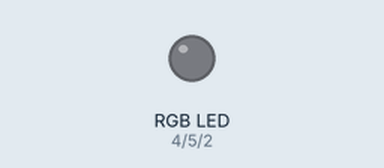
This sketch was run on a simulated Arduino Uno, built with avr-gcc and run on an emulated ATmega328P. On the bench: an RGB LED mixed from three pins (HIGH = lit).

Above: at 0.2 s.
At 0.7 s:
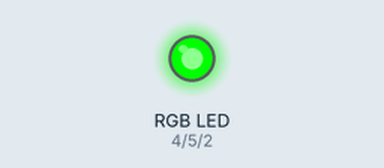
At 1.7 s:
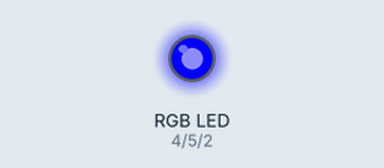
At 2.7 s:
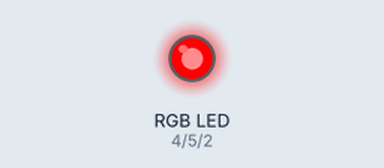
Timing chart, 0 to 3.5 s (numbered marks = the images above):
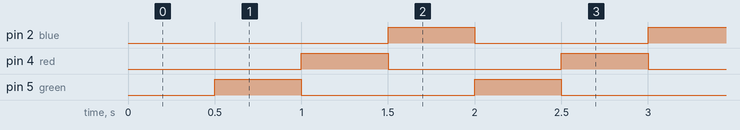

The sketch:

rgbled-blink.ino
```cpp
int red = 4;
int green = 5;
int blue = 2;
void setup() {
  // initialize digital pin LED_BUILTIN as an output.
  pinMode(red, OUTPUT);
  pinMode(green, OUTPUT);
  pinMode(blue, OUTPUT);

}

// the loop function runs over and over again forever
void loop() {
  digitalWrite(red, LOW);
  digitalWrite(green, LOW);
    delay(500);
  digitalWrite(green, HIGH);
  digitalWrite(blue, LOW);
    delay(500);
  digitalWrite(red, HIGH);
  digitalWrite(green, LOW);
    delay(500);
  digitalWrite(green, HIGH);
  digitalWrite(blue, HIGH);
}
```

Measured:
- by itself, pin 2 (blue), pin 4 (red), pin 5 (green): alternates HIGH for 0.50 s and LOW for 1.0 s
- by itself, everything shown: repeats every 1.5 s, in 4 steps
